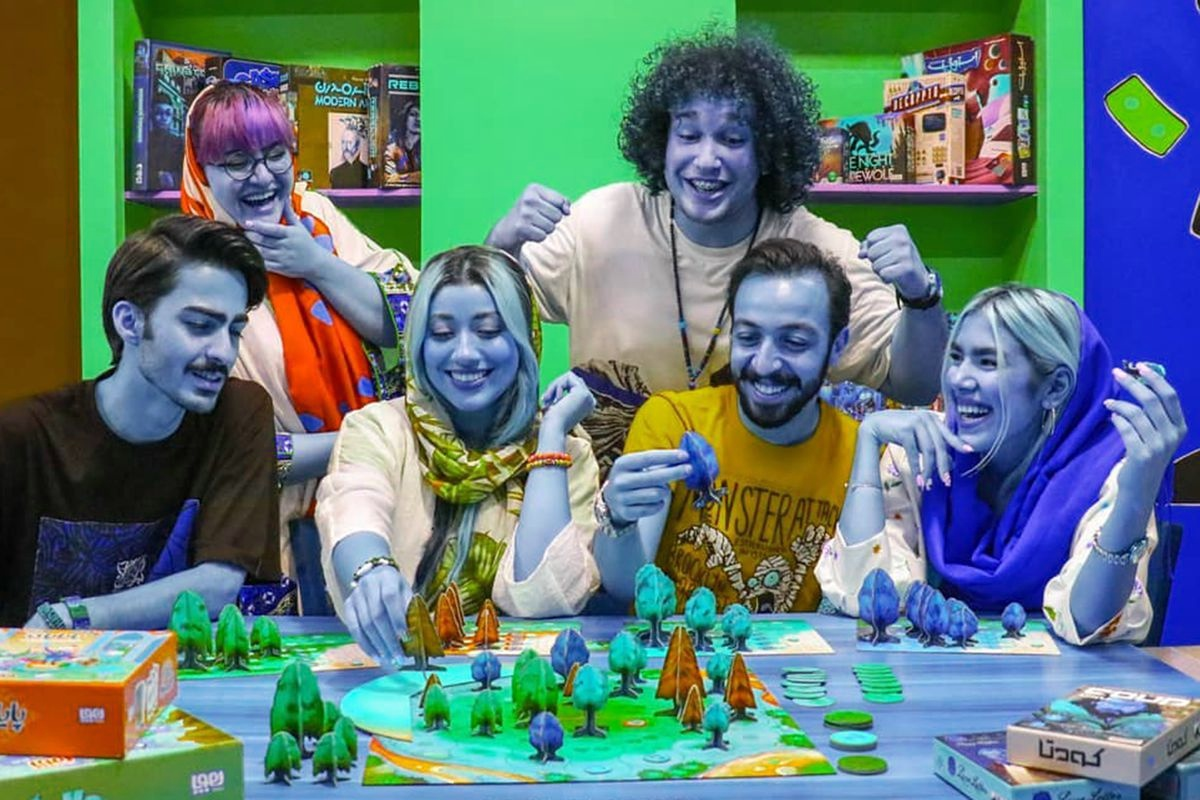
#> input picture DIPImage/Image/119941191_774792496631376_702700738735193120_n_copy_cropped.jpg, 1200 x 800 px, found by its file name
$ jupyter execute --allow-errors test.ipynb
#> lines starting #> are read from the running program, lines starting #| are printed output that depends on the picture
### DIPImage/Core/io.py
from .dependencies import *
class Io:
    """
    Class for upload , read
    """
    def __init__(self) -> None:
        pass

    # [30 lines left out: functions read_image, upload_image_of_local, not called in this run]

    def read_image_from_folder(self):
        default_folder_path = 'Image/'
        #Hide tk window
        root = tk.Tk()
        root.withdraw()
        #Get image path
        file_path = filedialog.askopenfilename(initialdir=default_folder_path)
        #read image
        image = cv2.imread(file_path)
        #check successfully
        if image is None:
            print("Unable to read image")
            return None
        else:
            return image

    def upload_image_of_url(self, url):
        """
        return imagr name
        """
        url = url
        response = requests.get(url)
        image = PIL.Image.open(BytesIO(response.content))
#> image is the input picture: PIL image 1200x800 RGB; mean R, G, B 95.5, 123.9, 120
#> the answer given: Image/119941191_774792496631376_702700738735193120_n_copy_cropped.jpg
        image = np.array(image)
        image = self.image.astype(float)

        #Select new path for saving
        dest_directory = filedialog.askdirectory()
        #Check
        if image.size > 0 and dest_directory != 0 :
            #Save
            file_name = os.path.basename(url)
            cv2.imwrite(os.path.join(dest_directory, file_name), image)

            # return file_name
        else:
            print("No file selected")

### DIPImage/Core/report.py
from .dependencies import *
class Report:
    def __init__(self,image) :
        self.image = image

    def display_hist_plt(self, bins=256, range=(0, 256), figsize=(8, 6), dpi=100):
        """
        Display the histogram of an image using Matplotlib.

        Parameters:
        -----------
        img : numpy.ndarray
            The image to show the histogram for.
        bins : int, optional
            The number of bins used in the histogram. Default is 256.
        range : tuple, optional
            The lower and upper range of the bins. Default is (0, 256).
        figsize : tuple, optional
            The size of the figure. Default is (8, 6).
        dpi : int, optional
            The resolution of the figure. Default is 100.

        Returns:
        --------
        None : NoneType
            This function does not return anything, it only displays the histogram.
        """
#> called with bins = 256, range = (0, 256), figsize = (8, 6), dpi = 100

        # Check if the input image is a valid numpy array.
        if not isinstance(self.image, np.ndarray):
            raise TypeError("Input image must be a numpy array.")

        # Create a new figure with the specified size and resolution.
        fig, ax = plt.subplots(figsize=figsize, dpi=dpi)

        # Calculate the histogram of the input image.
        hist, bins = np.histogram(self.image.ravel(), bins=bins, range=range)
#> hist = 256 values, max 32262 at index 0, min 1189 at index 254, mean 11250; bins = 257 values from 0 to 256

        # Plot the histogram.
        ax.hist(self.image.ravel(), bins=bins, range=range)

        # Set the axis labels and title.
        ax.set_xlabel('Intensity')
        ax.set_ylabel('Count')
        ax.set_title('Histogram of Image')

        # Show the plot.
        plt.show()
#> figure, not shown here; tallest bar 32262 high, from x = 0 to 1

### DIPImage/Core/noise.py
from .dependencies import *
class Noise:
    def __init__(self,image):
        self.image = image

    def white(self,tensity):

#> called with tensity = 0.1
        if tensity < 0:
            tensity = 0
        elif tensity > 1:
            tensity = tensity / 100

        # noise = np.random.rand(*self.image.shape)
        image = self.image.astype(np.float32) / 255
        # Generate white noise with the same size as the image
        noise = np.random.randn(*self.image.shape) * tensity
        white_image = np.clip(image + noise, 0, 255)
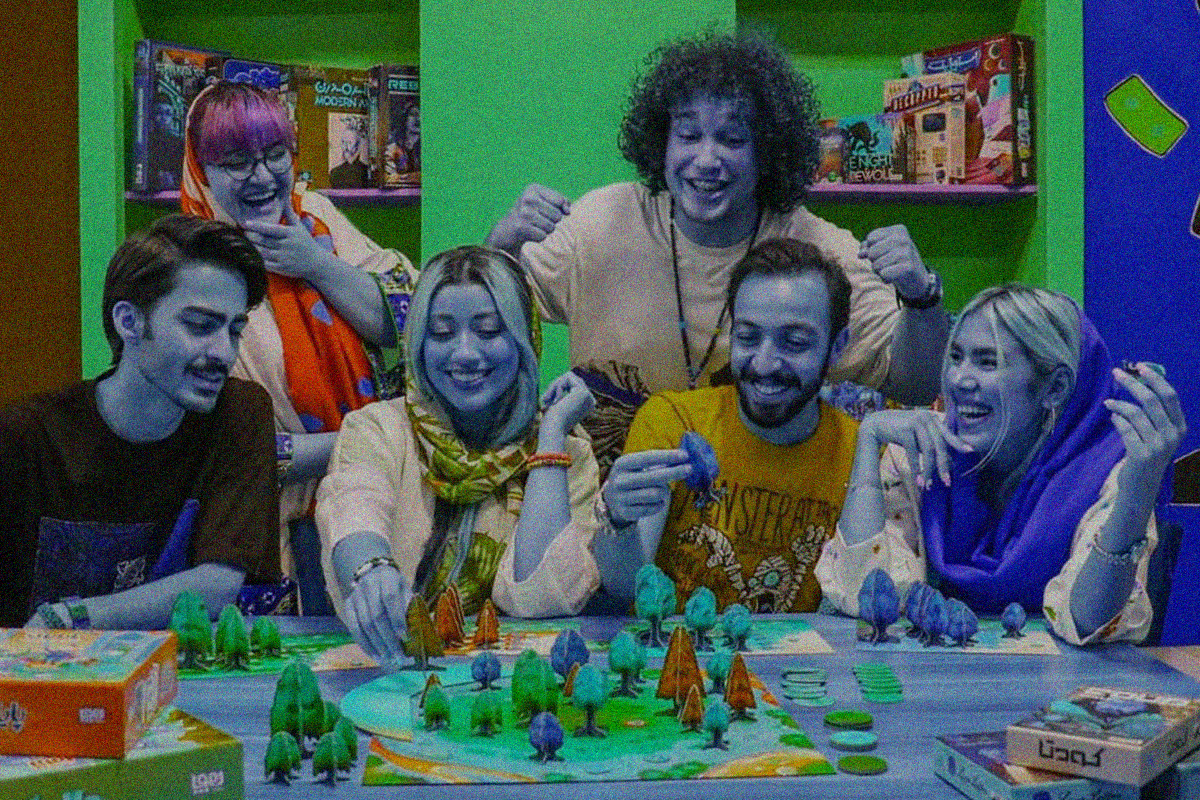
#> white_image: shape (800, 1200, 3) float64; mean B, G, R 0.476, 0.487, 0.378; drawn with min black and max white
        # Add the noise to the image with a certain intensity
        return white_image

    # [11 lines of commented-out code are left out]


    def gaussian(self, mean=0, var=0.1):
        var = np.sqrt(var)
        image = self.image.astype(np.float32) / 255
        if self.image.ndim == 2 :
            rows, cols = self.image.shape
            # ایجاد نویز گوسی با توزیع نرمال
            noise = np.random.normal(loc= mean, scale= var, size=(self.image.shape))
            # noise=np.random.normal(loc= 0, scale= 0.5**0.5, size=(y.shape)).astype('uint8')

            # add noise to the image
            gauss_image = self.image + self.image*noise
            # normal
            gauss_image_final = np.clip(gauss_image, 0, 255)
        else:
            rows, cols, channels = self.image.shape
            b, g, r = cv2.split(image)

             # Generate noise with normal distribution for each color channel
            noise_b = np.random.normal(mean, var, (rows, cols))
            noise_g = np.random.normal(mean, var, (rows, cols))
            noise_r = np.random.normal(mean, var, (rows, cols))

            # add noise to the image
            noisy_b = b + b*noise_b
            noisy_g = g + g*noise_g
            noisy_r = r + r*noise_r

            gauss_image = cv2.merge((noisy_b, noisy_g, noisy_r))
            # normal
            gauss_image_final = np.clip(gauss_image, 0, 255)


        return gauss_image_final


### DIPImage/Core/color.py
from .dependencies import *
class Color:
    """
    Class to convert color space .
    just need send image when initialize class
    """
    def __init__(self, image) :
        self.image = image

    def bgr_to_hsv(self):
        return cv2.cvtColor(self.image, cv2.COLOR_BGR2HSV)

    def hsv_to_bgr(self):
        return cv2.cvtColor(self.image, cv2.COLOR_HSV2BGR)

    def rgb_to_hsv(self):
        return cv2.cvtColor(self.image, cv2.COLOR_RGB2HSV)

    def hsv_to_bgr(self):
        return cv2.cvtColor(self.image, cv2.COLOR_HSV2BGR)

    def rgb_to_gray(self):
        return cv2.cvtColor(self.image, cv2.COLOR_RGB2GRAY)

    def bgr_to_gray(self):
        return cv2.cvtColor(self.image, cv2.COLOR_BGR2GRAY)

    def gray_to_bgr(self):
        return cv2.cvtColor(self.image, cv2.COLOR_GRAY2BGR)

    def gray_to_rgb(self):
        return cv2.cvtColor(self.image, cv2.COLOR_GRAY2RGB)

### DIPImage/Core/display.py
from .dependencies import *
class Display:
    """
    class to display image :
        with cv2
        with matplotlib.pyplot
        resizable window
        send size for resizable window

    """
    def __init__(self,image):
        self.image = image

    # [12 lines left out: function show_image_cv2, not called in this run]

    def show_image_plot(self, cmp = None):
        if cmp is None:
            cmap = 'viridis'
        else:
            cmap = cmp

        plt.imshow(self.image, aspect='equal', cmap= cmp)

    # [16 lines left out: functions show_in_resizable_window, show_in_selected_resize_Window, not called in this run]


### DIPImage/test.ipynb
[cell 1]
from Core import *
import matplotlib.pyplot as plt
import cv2
import numpy as np

#> (a cell that did not finish here is left out)

[cell 3]
x = Io().read_image_from_folder()

[cell 4]
x

[cell 5]
Display(x).show_image_plot()

[cell 6]
Report(x).display_hist_plt()

White noise

[cell 7]
white = Noise(x).white(0.1)

[cell 8]
(white > 255).sum()
#> Out = 0

[cell 9]
white.size
#> Out = 2880000

[cell 10]
Display(white).show_image_plot()
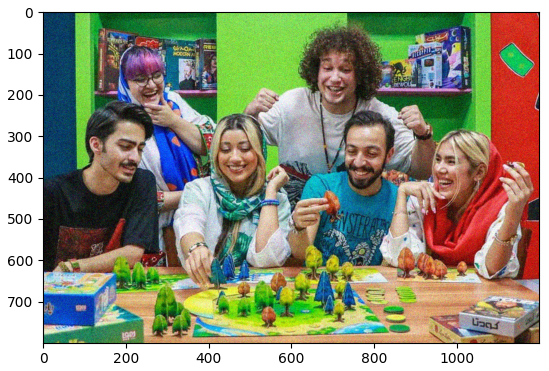
#> figure drawn by matplotlib, 1 panel; B, G, R data is drawn as R, G, B

Gaussian

[cell 11]
y = Color(x).bgr_to_gray()

[cell 12]
gauss = Noise(y).gaussian(0,0.5)

[cell 13]
noise=np.random.normal(loc= 0, scale= 0.5**0.5, size=(y.shape)).astype('uint8')
gauss_image = y + y*noise
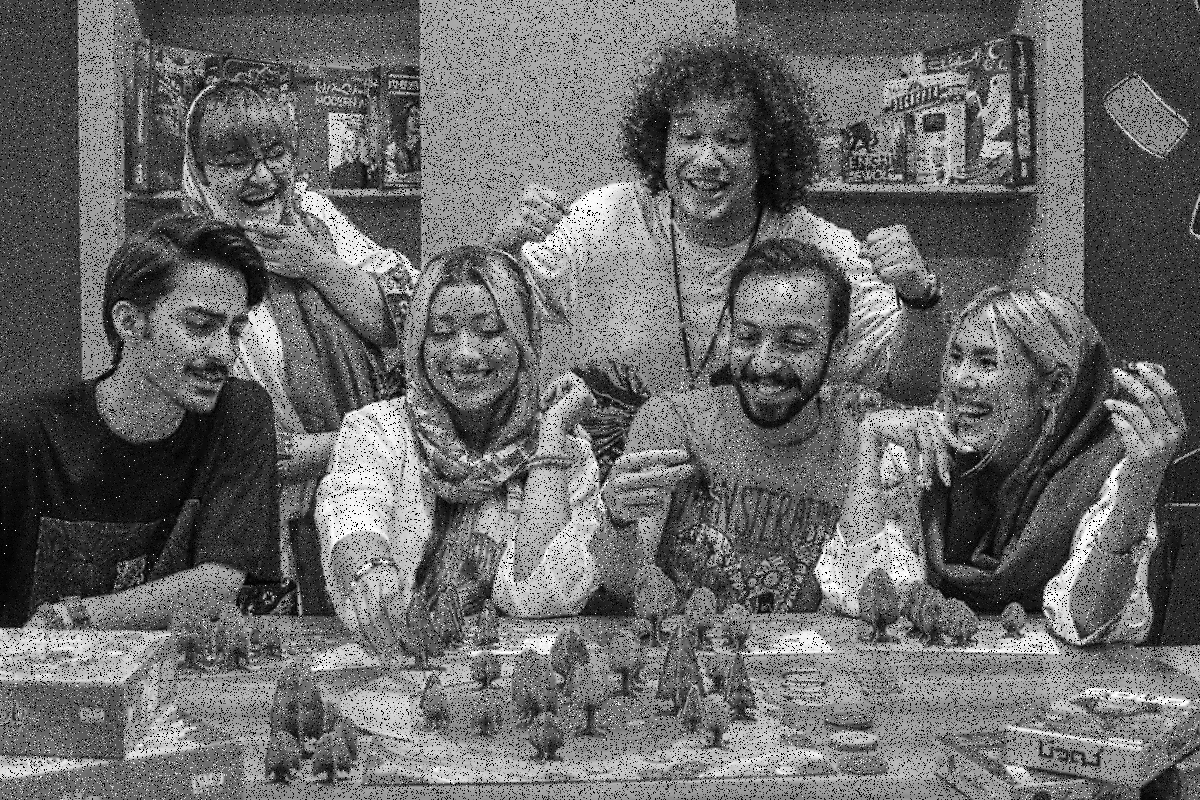
#> gauss_image: shape (800, 1200); min 0, max 255, mean 106.5

gauss = np.clip(gauss_image, 0, 255)

[cell 14]
Display(gauss).show_image_plot('gray')

[cell 15]
gauss = np.random.normal(0,1**0.5,y.size)
gauss = gauss.reshape(y.shape[0],y.shape[1]).astype('uint8')
g = gauss * y
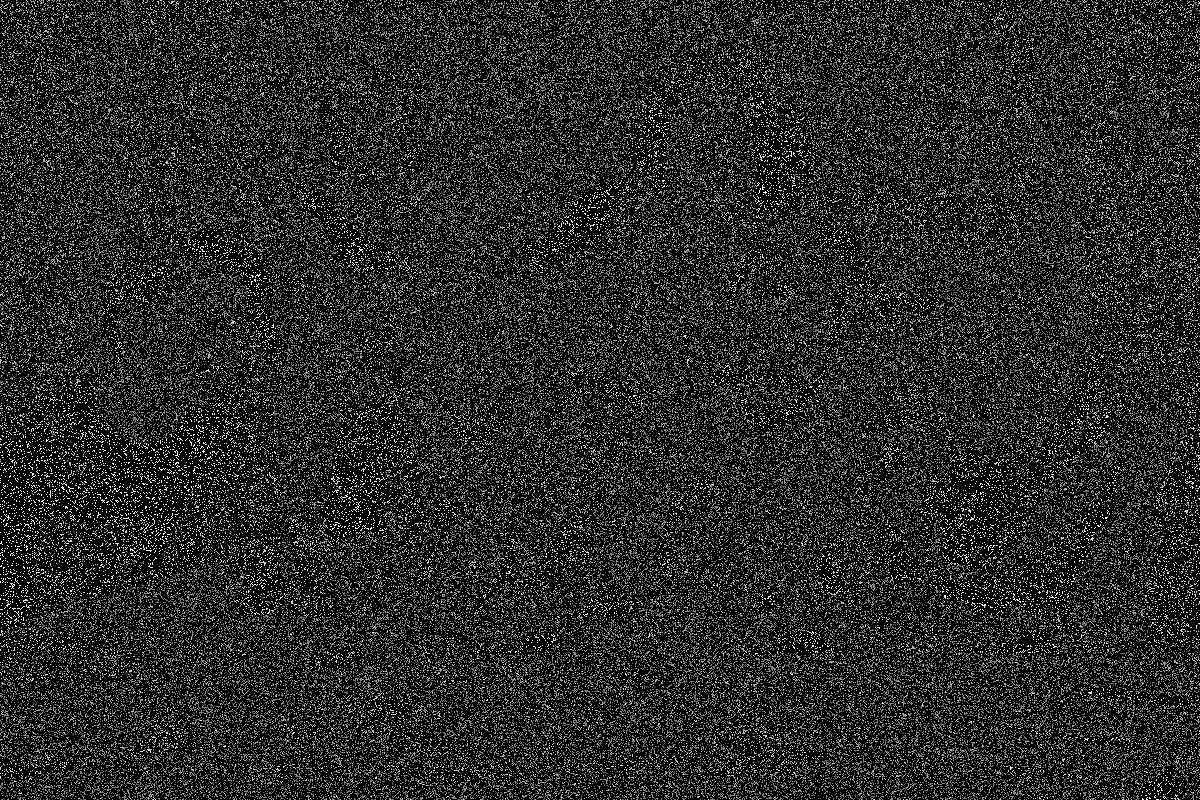
#> g: shape (800, 1200); min 0, max 255, mean 40.6
# Add the Gaussian noise to the image
img_gauss = cv2.add(y,g)
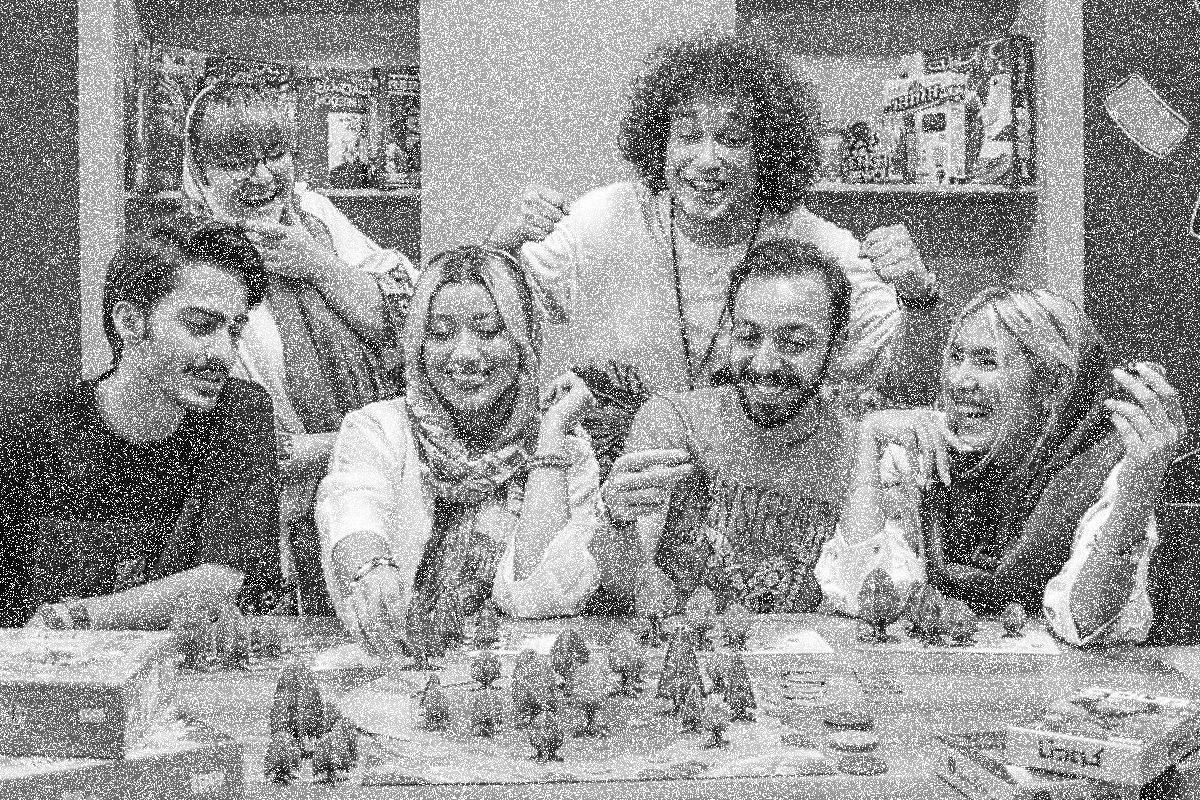
#> img_gauss: shape (800, 1200); min 1, max 255, mean 148.8

[cell 16]
Display(img_gauss).show_image_plot('gray')
